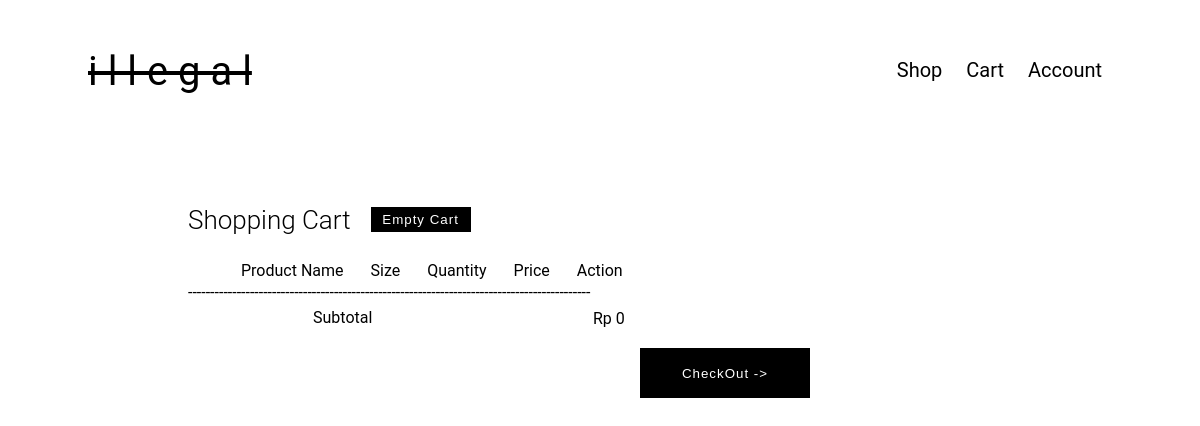
The app's page /cart.php (signed in), older data.
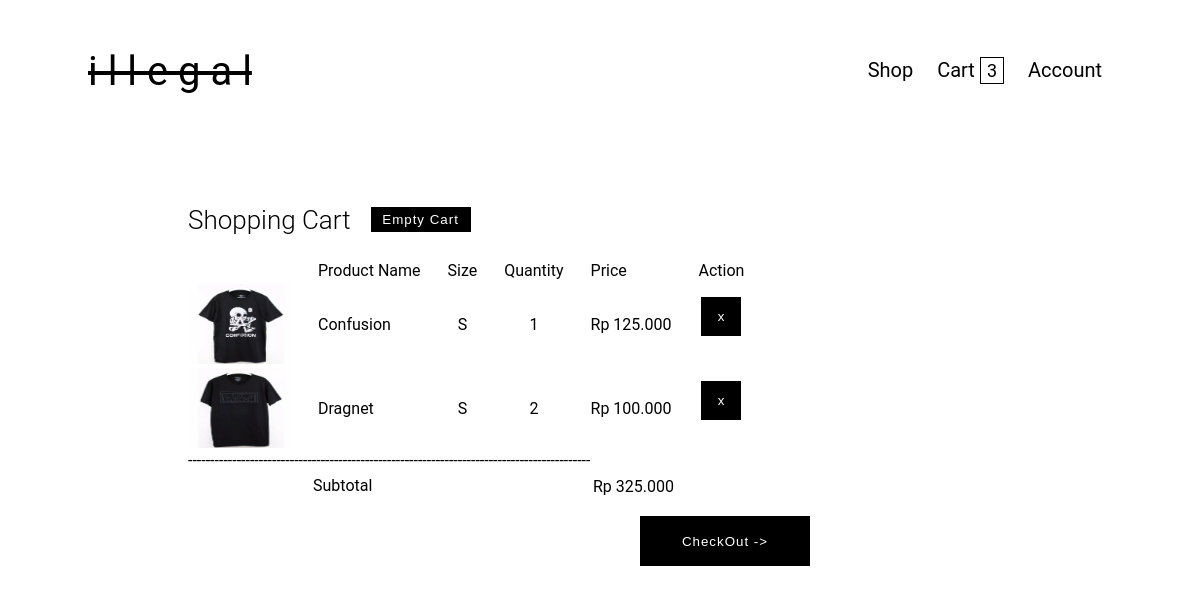
The same page, newer data.
### tables this page shows
CREATE TABLE `cart_temp` (
  `user_id` int(11) NOT NULL,
  `product_id` int(11) NOT NULL,
  `size` varchar(4) NOT NULL,
  `harga` int(11) NOT NULL,
  `jumlah` int(11) NOT NULL
);

CREATE TABLE `product` (
  `product_id` int(11) NOT NULL,
  `product_name` varchar(20) NOT NULL,
  `harga` int(11) NOT NULL,
  `gambar` varchar(100) NOT NULL
);

### cart.php (the view, shortened to what this page needs)
<?php
include 'header.php';
if (isset($_SESSION['uid'])) {
    $userid = $_SESSION['uid'];
    $sql = mysqli_query($konek, "SELECT ct.size, ct.jumlah, p.* FROM cart_temp ct, product p WHERE ct.user_id='$userid' AND p.product_id=ct.product_id");
}
$subtotal = 0;
?>
<div id="header" style="margin:70px 0 0 180px;">
    <div style="float:left;">Shopping Cart</div>
    <div style="display:inline-block;margin: 2px 0 0 20px;">
        <form action="cart-con.php?con=hapus_semua" method="POST">
            <input class="btn" style="width:100px;height:25px;padding:0;text-align:center;" type="submit" value="Empty Cart">
        </form>
    </div>
</div>
<div class="cart-preview">
    <table>
        <tr>
            <td style="padding-left:24px;"></td>
            <td style="padding-left:24px;">Product Name</td>
            <td style="padding-left:24px;">Size</td>
            <td style="padding-left:24px;">Quantity</td>
            <td style="padding-left:24px;">Price</td>
            <td style="padding-left:24px;">Action</td>
        </tr>
        <?php
        while ($data = mysqli_fetch_array($sql)) {
            $subtotal += $data['harga'] * $data['jumlah'];
            ?>
            <tr>
                <td>
                    <div>
                        <img style="width:100px;height:80px;" src="images/<?= $data['gambar'] ?>">
                    </div>
                </td>
                <td style="padding-left:24px;"><?php echo $data['product_name']; ?></td>
                <td style="padding-left:24px;text-align:center;"><?php echo $data['size']; ?></td>
                <td style="padding-left:24px;text-align:center;"><?php echo $data['jumlah']; ?></td>
                <td style="padding-left:24px;"><?php echo "Rp ".number_format($data['harga'], '0', ',', '.'); ?></td>
                <td style="padding-left:24px;text-align:center;">
                    <form action="cart-con.php?con=remove" method="POST">
                        <input class="btn" style="width:40px;" type="submit" value="x">
                    </form>
                </td>
            </tr>
        <?php }
        ?>
    </table>
    <div style="float:left;padding:0px 10px 0 0;">
        -------------------------------------------------------------------------------------------
        <div style="margin:6px 0 6px 125px">
            Subtotal <div style="margin:-18px 0 0px 280px"> Rp <?php echo number_format($subtotal, '0', ',', '.'); ?>
            </div>
            <form action="cart-con.php?con=checkout" method="POST">
                <input class="btn" style="width:170px;height:50px;padding:0;text-align:center;margin:20px 0 0 327px" type="submit" value="CheckOut ->">
            </form>
        </div>

### header.php (shortened to what this page needs)
<?php
require 'koneksi.php';
if (isset($_SESSION['uid'])) {
    $sql = mysqli_query($konek, "SELECT SUM(jumlah) as qty FROM cart_temp WHERE user_id='$_SESSION[uid]'");
    $data = mysqli_fetch_assoc($sql);
}
if (isset($_SESSION['level']))
    $level = $_SESSION['level'];
else $level = '';
?>
<html>
<head>
    <link rel="stylesheet" type="text/css" href="css/index.css">
</head>
<body>
    <div class="header">
        <div class="logo">
            <a href="shop.php" title="illegal">i l l e g a l</a>
        </div>
        <?php if (isset($_SESSION['login'])) : ?>
            <ul class="navbar">
                <?php switch ($level) {
                        case 'heroes': ?>
        <?php
            default:
                ?>
            <li><a href="shop.php" title="Shop">Shop</a></li>
            <li>
                <a href="cart.php" title="Cart">Cart</a>
                <?php error_reporting(1);
                        if ($data['qty'] > 0) { ?>
                    <p class="cart-nav" style="">
                        <?php echo $data['qty'] ?>
                    </p>
                <?php } ?>
            </li>
            <li><a href="profile.php" title="Account">Account</a></li>
            </ul>
        <?php break;
        } endif; ?>
    </div>

Row changes from the older to the newer data that the page shows:
added cart_temp: product.gambar (picture), product.product_name "Confusion", size "S", jumlah "1", product.harga "125.000"
added cart_temp: product.gambar (picture), product.product_name "Dragnet", size "S", jumlah "2", product.harga "100.000"
Text that changed along with them:
$data['qty']: (not shown) → "3"
$subtotal: "0" → "325.000"
